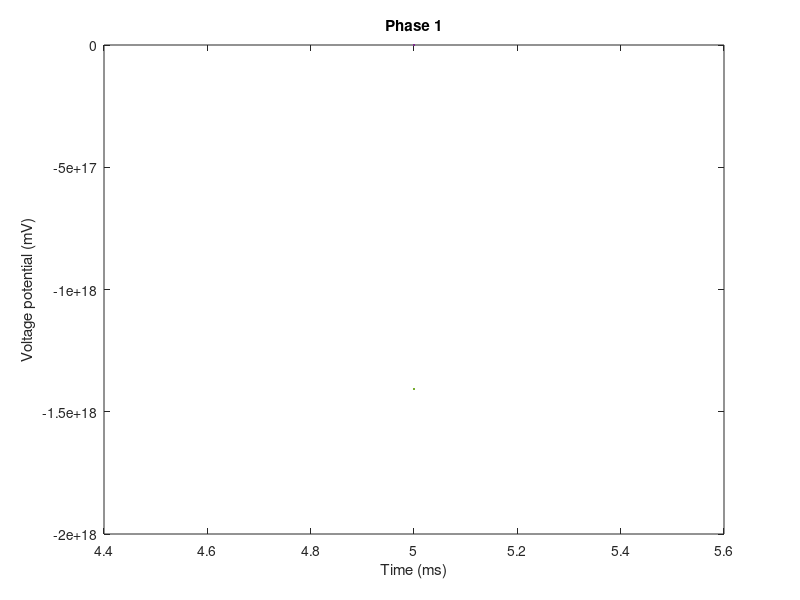

MATLAB code for this plot:
% Phase 1 ECE 4784
% Kyle Francis
clear all;
clc;
%% Creating timestep %%
ts = input('Enter a timestep in ms: ');
time = 100; %ms
x = 1:ts:time;
len = length(x);

%% Constants %%
g_k = 36; %mS/cm^2   maximum conductances
g_na = 120; %mS/cm^2
g_l = 0.3; %mS/cm^2
E_k = -12; %mV
E_na = 115; %mV
E_l = 10.6; %mV
V_rest = -70; %mV
Vm(1) = 0; %V
Cm = 1.0; %uF/cm^2

%% Gating variables %%
am(1) = 0.1*((25-Vm(1))/(exp((25-Vm(1))/10) - 1));
bm(1) = 4*exp(-Vm(1)/18);
an(1) = 0.01*((10-Vm(1))/(exp((10-Vm(1))/10) - 1));
bn(1) = 0.125*exp(-Vm(1)/80);
ah(1) = 0.07*exp(-Vm(1)/20);
bh(1) = 1/(exp((30-Vm(1))/10) + 1);

m(1) = am(1)/(am(1)+bm(1));
n(1) = an(1)/(an(1)+bn(1));
h(1) = ah(1)/(ah(1)+bh(1));

%% Currents %%
% Current = activation probability (m) [or inactivation prob (n)] * max conduct * Nernst potential
I_na(1) = m(1)^3*g_na*h(1)*(Vm(1)-E_na);
I_k(1) = n(1)^4*g_k*(Vm(1)-E_k);
I_l(1) = g_l*(Vm(1)-E_l);
amp = input('Enter the amplitude in mA of the injected current: ');
dur = input('Enter the duration of the injected current [between 0 and 100 ms]: ');
I = zeros(1, len);
for x = 1:dur
    I(x) = amp;
end
I_ion(1) = I(1) - I_k(1) - I_na(1) - I_l(1);

%% Derivatives %%
dVm = I_ion/Cm;
dm = am*(1-m)-bm*m;
dn = an*(1-n)-bn*n;
dh = ah*(1-h)-bh*h;

%% Euler's method %%
%yn+1 = yn+h*dy/dt;
for i = 1:len-1
    am(i) = 0.1*((25-Vm(i))/(exp((25-Vm(i))/10) - 1));
    bm(i) = 4*exp(-Vm(i)/18);
    an(i) = 0.01*((10-Vm(i))/(exp((10-Vm(i))/10) - 1));
    bn(i) = 0.125*exp(-Vm(i)/80);
    ah(i) = 0.07*exp(-Vm(i)/20);
    bh(i) = 1/(exp((30-Vm(i))/10) + 1);
    
    dm(i) = am(i)*(1-m(i))-(bm(i)*m(i));
    dn(i) = an(i)*(1-n(i))-bn(i)*n(i);
    dh(i) = ah(i)*(1-h(i))-bh(i)*h(i);
    
    m(i+1) = m(i) + ts*dm(i);
    n(i+1) = n(i) + ts*dn(i);
    h(i+1) = h(i) + ts*dh(i);
    
    I_na(i) = m(i).^3*g_na*h(i)*(Vm(i)-E_na);
    I_k(i) = n(i).^4*g_k*(Vm(i)-E_k);
    I_l(i) = g_l*(Vm(i)-E_l);
    I_ion(i) = I(i) - I_k(i) - I_na(i) - I_l(i);
    
    dVm(i) = I_ion(i)/Cm;
    Vm(i+1) = Vm(i) + ts*dVm(i);
    
end
%% Plotting %%
Vm = Vm + V_rest;
plot(x,Vm)
title('Phase 1');
xlabel('Time (ms)');
ylabel('Voltage potential (mV)');